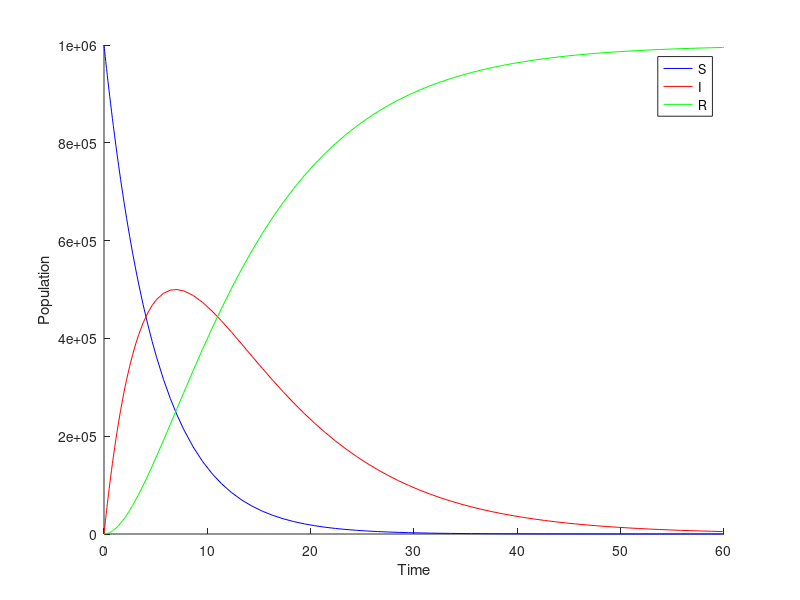

Here is the MATLAB script that generated this plot:
%{

We can use the SIR model to describe a disease that can be split into 3 states: susceptible ($S$), infected ($I$), or recovered (R). All those infected are infectious, and all those recovered are immune, so they cannot get the disease again.



One part of this model should already be very familiar to you! The transition from I to R is what we explored in etivity 1. The new addition is the susceptibles in compartment S. As you learnt in the lecture, depending on how many people in the population are infectious, susceptible people experience a force of infection $\lambda$ (*lambda*), which is the transition rate at which they become infected.
%}

%{
In this etivity, we are trying to simulate an outbreak of a new infectious disease that our population of 10$^{6}$ people has not been exposed to before. This means that we are starting with a single case, everyone else is susceptible to the disease, and no one is yet immune or recovered. This can for example reflect a situation where an infected person introduces a new disease into a geographically isolated population, like on an island, or even when an infections "spill over" from other animals into a human population. In terms of the initial conditions for our model, we can define: S = 10$^{6}$-1 = 999999, I = 1 and R = 0.
		
Now it's your turn to write and solve this model in R, assuming a constant force of infection of 0.2 days$^{-1}$. Like in the first coding etivity, the infection has an average duration of 10 days, but this time we want to run the model for 60 days. Try to write the whole code by yourself - but if you have trouble remembering how, just go back to the etivity 1 solution to check. We have also added some hints in the cell below, to help you remember which different parts are required. As you go along, it is good practice to add your own comments to every part, explaining what the code is for. When you're done writing the code and the comments, run it and print the output to double-check that everything works.
%}

lambda = 0.2;
% avg. duration of infection is 10 days
gamma = 1/10;
S0 = 10e5 - 1;
I0 = 1;
R0 = 0;
disp(S0);
y0 = [S0 I0 R0];
tspan = [0 60];

% S I R
% 1 2 3
dydt = @(t, y) [-lambda * y(1), lambda*y(1) - gamma*y(2), gamma*y(2)]';
[t, y] = ode45(dydt, tspan, y0);
hold on;
plot(t, y(:, 1), 'b');
plot(t, y(:, 2), 'r');
plot(t, y(:, 3), 'g');
xlabel('Time');
ylabel('Population');
legend('S', 'I', 'R');

disp('WHICH DAY DOES THE INFECTION PEAK?');
max_element = max(y(:, 2));
index = find(y(:, 2) == max_element);
disp(t(index));
